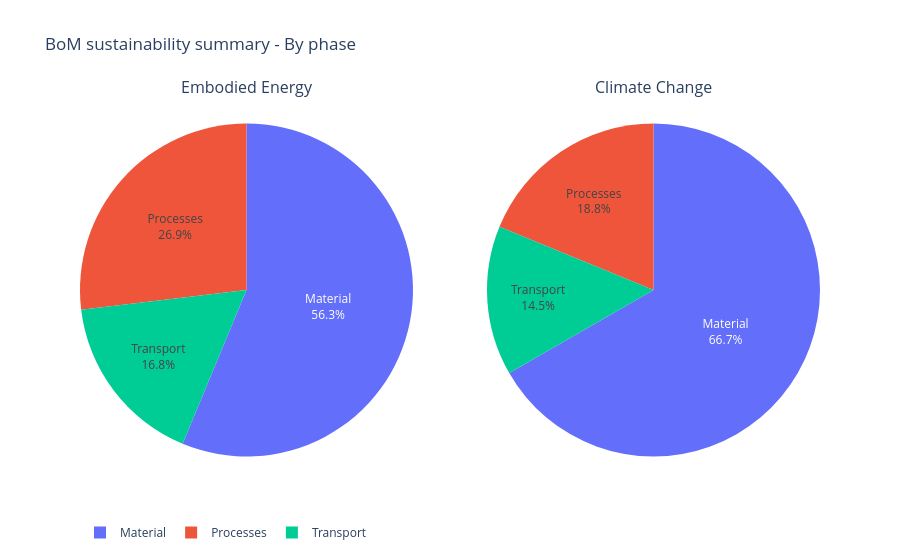

The notebook cell saved with this chart:
### Markdown cell above
Next, the dataframe is visualized as a pair of pie charts.

### Code cell
import plotly.graph_objects as go
from plotly.subplots import make_subplots

fig = make_subplots(
        rows=1,
        cols=2,
        specs=[[{"type": "domain"}, {"type": "domain"}]],
        subplot_titles=["Embodied Energy", "Climate Change"],
    )
fig.add_trace(go.Pie(labels=phases_df["Name"], values=phases_df[EE_HEADER], name=ENERGY_UNIT), 1, 1)
fig.add_trace(go.Pie(labels=phases_df["Name"], values=phases_df[CC_HEADER], name=MASS_UNIT), 1, 2)
fig.update_layout(title_text="BoM sustainability summary - By phase", legend=dict(orientation="h"))
fig.update_traces(textposition="inside", textinfo="percent+label", hoverinfo="value+name")
fig.show()

### Figure 1 — Plotly figure (JSON) as saved in the notebook; plotly's stock layout.template omitted (floating-point values rounded to 4 significant figures)
{"data": [{"domain": {"x": [0.0, 0.45], "y": [0.0, 1.0]}, "hoverinfo": "value+name", "labels": ["Material", "Processes", "Transport"], "name": "MJ", "textinfo": "percent+label", "textposition": "inside", "type": "pie", "values": [333.7, 159.5, 99.9]}, {"domain": {"x": [0.55, 1.0], "y": [0.0, 1.0]}, "hoverinfo": "value+name", "labels": ["Material", "Processes", "Transport"], "name": "kg", "textinfo": "percent+label", "textposition": "inside", "type": "pie", "values": [32.01, 9.026, 6.967]}], "layout": {"annotations": [{"font": {"size": 16}, "showarrow": false, "text": "Embodied Energy", "x": 0.225, "xanchor": "center", "xref": "paper", "y": 1.0, "yanchor": "bottom", "yref": "paper"}, {"font": {"size": 16}, "showarrow": false, "text": "Climate Change", "x": 0.775, "xanchor": "center", "xref": "paper", "y": 1.0, "yanchor": "bottom", "yref": "paper"}], "legend": {"orientation": "h"}, "title": {"text": "BoM sustainability summary - By phase"}}}
